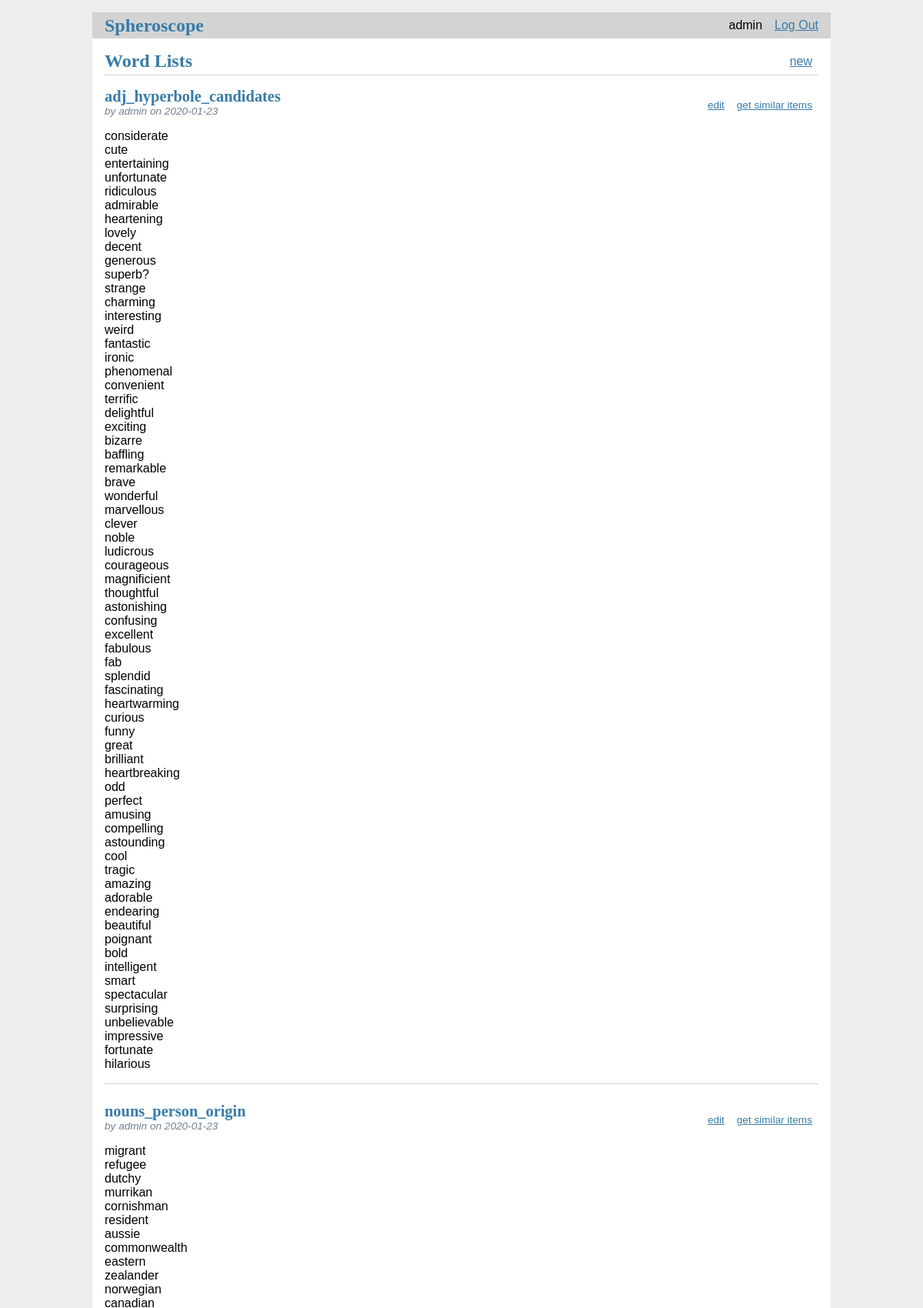
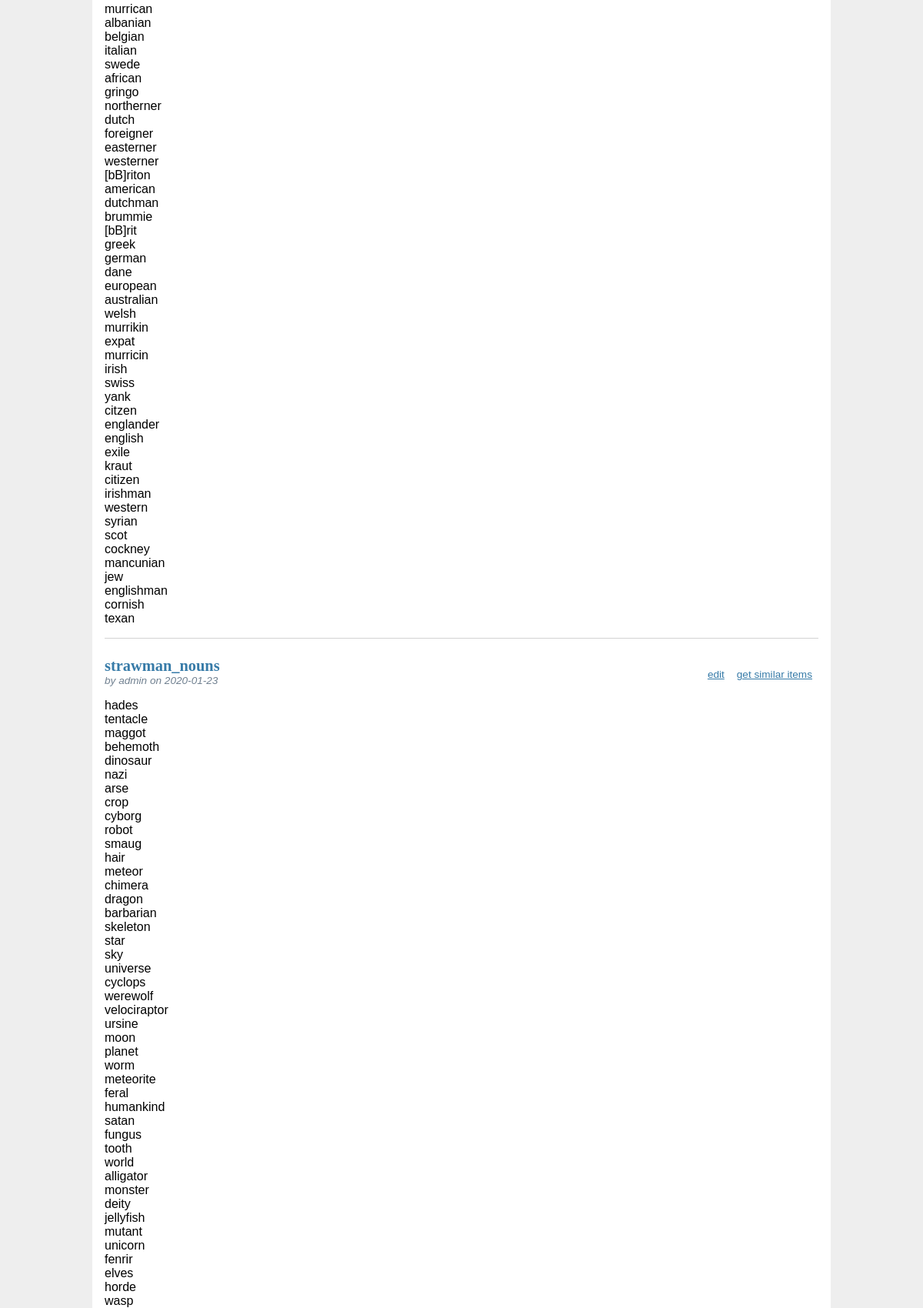
The page /word-lists/ (signed in, upper part) on the database its author committed (2 pictures, top to bottom).
### tables this page shows
CREATE TABLE users (
  id INTEGER PRIMARY KEY AUTOINCREMENT,
  username TEXT UNIQUE NOT NULL,
  password TEXT NOT NULL
);

CREATE TABLE wordlists (
  id INTEGER PRIMARY KEY AUTOINCREMENT,
  author_id INTEGER NOT NULL,
  created TIMESTAMP NOT NULL DEFAULT CURRENT_TIMESTAMP,
  title TEXT NOT NULL,
  words TEXT NOT NULL,
  FOREIGN KEY (author_id) REFERENCES users (id)
);

### spheroscope/wordlists.py (the view)
@bp.route('/')
@login_required
def index():
    db = get_db()
    wordlists = db.execute(
        'SELECT wl.id, title, words, created, author_id, username'
        ' FROM wordlists wl JOIN users u ON wl.author_id = u.id'
        ' ORDER BY created DESC'
    ).fetchall()
    return render_template('wordlists/index.html', wordlists=wordlists)

### spheroscope/auth.py (called while the page is built)
@bp.before_app_request
def load_logged_in_user():
    user_id = session.get('user_id')
    if user_id is None:
        g.user = None
    else:
        g.user = get_db().execute(
            'SELECT * FROM users WHERE id = ?', (user_id,)
        ).fetchone()

def login_required(view):
    @functools.wraps(view)
    def wrapped_view(**kwargs):
        if g.user is None:
            return redirect(url_for('auth.login'))
        return view(**kwargs)
    return wrapped_view

### spheroscope/db.py (called while the page is built)
def get_db():
    if 'db' not in g:
        g.db = sqlite3.connect(
            current_app.config['DATABASE'],
            detect_types=sqlite3.PARSE_DECLTYPES
        )
        g.db.row_factory = sqlite3.Row
    return g.db

### spheroscope/templates/wordlists/index.html
{% extends 'base.html' %}
{% block header %}
<h1>{% block title %}Word Lists{% endblock %}</h1>
{% if g.user %}
<a class="action" href="{{ url_for('wordlists.create') }}">new</a>
{% endif %}
{% endblock %}
{% block content %}
{% for wordlist in wordlists %}
<article class="post">
  <header>
    <div>
      <h1>{{ wordlist['title'] }}</h1>
      <div class="about">by {{ wordlist['username'] }} on {{ wordlist['created'].strftime('%Y-%m-%d') }}</div>
    </div>
    {% if g.user['id'] == wordlist['author_id'] %}
    <a class="action" href="{{ url_for('wordlists.update',
			    id=wordlist['id']) }}">edit</a>
    <a class="action" href="{{
        url_for('wordlists.show_similar_ones', id=wordlist['id'])
        }}">get similar items</a>
        {% endif %}
  </header>
  <p class="body">{{ wordlist['words'] }}</p>
</article>
{% if not loop.last %}
<hr>
{% endif %}
{% endfor %}
{% endblock %}

### spheroscope/templates/base.html (shortened to what this page needs)
<!doctype html>
<link rel="stylesheet" href="{{ url_for('static', filename='style.css') }}">
<nav>
  <h1><a href="{{ url_for('index') }}">Spheroscope</a></h1>
  <ul>
    {% if g.user %}
      <li><span>{{ g.user['username'] }}</span>
      <li><a href="{{ url_for('auth.logout') }}">Log Out</a>
    {% else %}
      <li><a href="{{ url_for('auth.register') }}">Register</a>
      <li><a href="{{ url_for('auth.login') }}">Log In</a>
    {% endif %}
  </ul>
</nav>
<section class="content">
  <header>
    {% block header %}{% endblock %}
  </header>
  {% block content %}{% endblock %}
</section>

### spheroscope/static/style.css (style rules this page uses)
h1 { font-family: serif; color: #377ba8; margin: 1rem 0; }
a { color: #377ba8; }
hr { border: none; border-top: 1px solid lightgray; }
nav { background: lightgray; display: flex; align-items: center; padding: 0 0.5rem; }
nav h1 { flex: auto; margin: 0; }
nav h1 a { text-decoration: none; padding: 0.25rem 0.5rem; }
nav ul { display: flex; list-style: none; margin: 0; padding: 0; }
nav ul li a, nav ul li span, header .action { display: block; padding: 0.5rem; }
.content { padding: 0 1rem 1rem; }
.content > header { border-bottom: 1px solid lightgray; display: flex; align-items: flex-end; }
.content > header h1 { flex: auto; margin: 1rem 0 0.25rem 0; }
.post > header { display: flex; align-items: flex-end; font-size: 0.85em; }
.post > header > div:first-of-type { flex: auto; }
.post > header h1 { font-size: 1.5em; margin-bottom: 0; }
.post .about { color: slategray; font-style: italic; }
.post .body { white-space: pre-line; }
.content:last-child { margin-bottom: 0; }

### rows shown on the page
users: user.username "admin"
wordlists: title "adj_hyperbole_candidates", username "admin", created "2020-01-23", words "considerate cute entertaining unfortunate ridiculous admirable heartening lovely decent generous superb? strange charming interesting weird fantastic ironic phenomenal convenient terrific delightful exciting bizarre baffling remarkable brave wonderful marvellous clever noble ludicrous courageous magnificient thoughtful astonishing confusing excellent fabulous fab splendid fascinating heartwarming curious funny great brilliant heartbreaking odd perfect amusing compelling astounding cool tragic amazing adorable endearing beautiful poignant bold intelligent smart spectacular surprising unbelievable impressive fortunate hilarious"
wordlists: title "nouns_person_origin", username "admin", created "2020-01-23", words "migrant refugee dutchy murrikan cornishman resident aussie commonwealth eastern zealander norwegian canadian murrican albanian belgian italian swede african gringo northerner dutch foreigner easterner westerner [bB]riton american dutchman brummie [bB]rit greek german dane european australian welsh murrikin expat murricin irish swiss yank citzen englander english exile kraut citizen irishman western syrian scot cockney mancunian jew englishman cornish texan"
wordlists: title "strawman_nouns", username "admin", created "2020-01-23"
